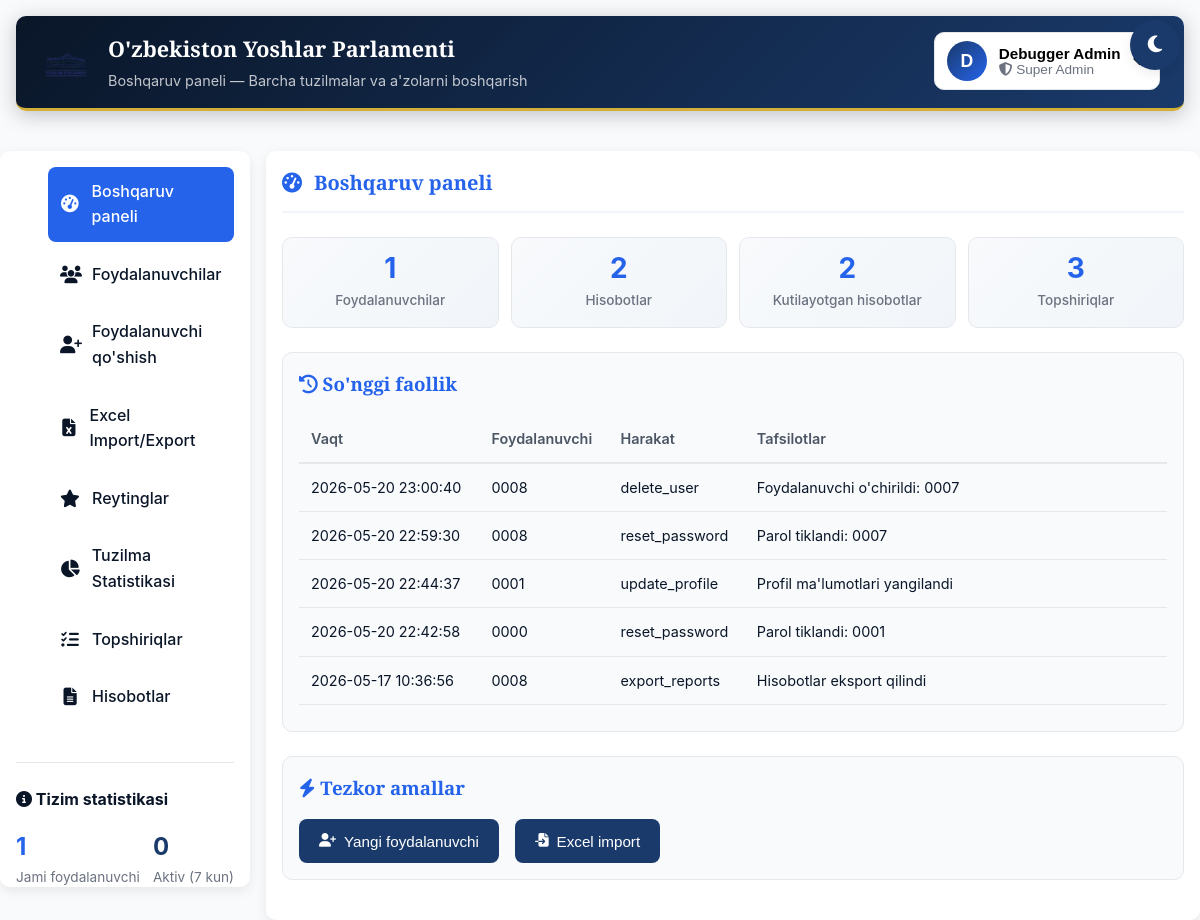
The page /admin (signed in) on the database its author committed.
### tables this page shows
CREATE TABLE system_logs (
                    id INTEGER PRIMARY KEY AUTOINCREMENT,
                    user_id TEXT,
                    action TEXT,
                    details TEXT,
                    timestamp TIMESTAMP DEFAULT CURRENT_TIMESTAMP
                );

### app.py (the view)
@app.route('/admin')
def admin_panel():
    if 'user_id' not in session:
        return redirect('/login')
    user_id = session['user_id']
    role = session.get('role')
    if role not in ['admin', 'debugger']:
        return redirect('/dashboard')
    conn = sqlite3.connect(app.config['DATABASE'])
    cursor = conn.cursor()
    cursor.execute("SELECT COUNT(*) FROM users WHERE role NOT IN ('admin', 'debugger')")
    user_count = cursor.fetchone()[0] or 0
    cursor.execute("SELECT COUNT(*) FROM users WHERE julianday('now') - julianday(last_login) < 7")
    active_users = cursor.fetchone()[0] or 0
    cursor.execute("SELECT COUNT(*) FROM reports")
    report_count = cursor.fetchone()[0] or 0
    cursor.execute("SELECT COUNT(*) FROM reports WHERE status = 'pending'")
    pending_reports = cursor.fetchone()[0] or 0
    try:
        cursor.execute("SELECT COUNT(*) FROM user_tasks")
        task_count = cursor.fetchone()[0] or 0
    except:
        task_count = 0
    try:
        cursor.execute('''
            SELECT datetime(timestamp, 'localtime'), user_id, action, details
            FROM system_logs
            ORDER BY timestamp DESC
            LIMIT 10
        ''')
        recent_logs = cursor.fetchall()
    except:
        recent_logs = []
    cursor.execute('''
        SELECT * FROM users
        WHERE role NOT IN ('admin', 'debugger')
        ORDER BY id DESC
    ''')
    all_users = cursor.fetchall()
    try:
        cursor.execute('''
            SELECT r.*, u.full_name, u.district
            FROM reports r
            JOIN users u ON r.user_id = u.user_id
            ORDER BY r.submitted_date DESC
            LIMIT 20
        ''')
        reports = cursor.fetchall()
    except:
        reports = []
    conn.close()
    regions = get_regions()
    def generate_password(length=8):
        chars = string.ascii_letters + string.digits
        return ''.join(random.choice(chars) for _ in range(length))
    return render_template('admin.html',
                         user_count=user_count,
                         active_users=active_users,
                         report_count=report_count,
                         pending_reports=pending_reports,
                         task_count=task_count,
                         recent_logs=recent_logs,
                         all_users=all_users,
                         reports=reports,  # ENDI reports ANIQLANGAN
                         regions=regions,
                         generate_password=generate_password)

### app.py (called while the page is built)
def get_regions():
    return {
        '01': 'Toshkent shahri',
        '02': 'Toshkent viloyati',
        '03': 'Andijon viloyati',
        '04': 'Fargʻona viloyati',
        '05': 'Namangan viloyati',
        '06': 'Samarqand viloyati',
        '07': 'Buxoro viloyati',
        '08': 'Xorazm viloyati',
        '09': 'Surxondaryo viloyati',
        '10': 'Qashqadaryo viloyati',
        '11': 'Jizzax viloyati',
        '12': 'Sirdaryo viloyati',
        '13': 'Navoiy viloyati',
        '14': 'Qoraqalpogʻiston Respublikasi'
    }

### templates/admin.html (shortened to what this page needs)
<!DOCTYPE html>
<html lang="uz">
<head>
    <link rel="stylesheet" href="{{ url_for('static', filename='css/style.css') }}">
    <link rel="stylesheet" href="{{ url_for('static', filename='css/parliament.css') }}">
    <link rel="stylesheet" href="{{ url_for('static', filename='css/responsive.css') }}">
    <link rel="stylesheet" href="https://cdnjs.cloudflare.com/ajax/libs/font-awesome/6.4.0/css/all.min.css">
</head>
<body>
        <button id="themeToggle" class="theme-btn">
            <i class="fas fa-moon"></i>
        </button>
<div class="admin-container">
    <div class="page-header">
        <div style="display:flex;align-items:center;gap:1rem;">
            <img src="{{ url_for('static', filename='images/logo.png') }}" alt="Logo" style="height:52px;width:52px;object-fit:contain;border-radius:8px;flex-shrink:0;">
            <div>
                <h1 style="margin:0;font-family:'Playfair Display',serif;font-size:1.35rem;">O'zbekiston Yoshlar Parlamenti</h1>
                <p style="margin:2px 0 0;">Boshqaruv paneli — Barcha tuzilmalar va a'zolarni boshqarish</p>
            </div>
        </div>
        <div class="header-actions" style="display: flex; align-items: center; gap: 1rem;">
            <div class="admin-profile-dropdown">
                <button class="admin-profile-btn" onclick="toggleProfileDropdown(event)">
                    <div style="display: flex; align-items: center; gap: 0.75rem;">
                        <div style="width: 40px; height: 40px; background: linear-gradient(135deg, #1A3A6B, #2563EB); color: white; border-radius: 50%; display: flex; align-items: center; justify-content: center; font-weight: bold; font-size: 1.1rem;">
                            {{ session.get('full_name', 'A')[0] }}
                        </div>
                        <div style="text-align: left;">
                            <div style="font-weight: 600; font-size: 0.95rem;">{{ session.get('full_name', 'Admin') }}</div>
                            <div style="font-size: 0.85rem; color: #6b7280;">
                                <i class="fas fa-shield-alt"></i>
                                {% if session.get('role') == 'debugger' %}
                                    Super Admin
                                {% else %}
                                    Admin
                                {% endif %}
                            </div>
                        </div>
                    </div>
                </button>
            </div>
        </div>
    </div>
</div>
        <div class="admin-grid">
            <aside class="admin-sidebar" id="adminSidebar">
                <nav>
                    <ul class="sidebar-nav">
                        <li><a href="#" class="active" onclick="switchTab('dashboard')">
                            <i class="fas fa-tachometer-alt"></i> Boshqaruv paneli
                        </a></li>
                        <li><a href="#" onclick="switchTab('users')">
                            <i class="fas fa-users"></i> Foydalanuvchilar
                        </a></li>
                        <li><a href="#" onclick="switchTab('add-user')">
                            <i class="fas fa-user-plus"></i> Foydalanuvchi qo'shish
                        </a></li>
                        <li><a href="#" onclick="switchTab('import-export')">
                            <i class="fas fa-file-excel"></i> Excel Import/Export
                        </a></li>
                        <li><a href="#" onclick="switchTab('ratings')">
                            <i class="fas fa-star"></i> Reytinglar
                        </a></li>
                        <li><a href="#" onclick="switchTab('committee-stats')">
                            <i class="fas fa-chart-pie"></i> Tuzilma Statistikasi
                        </a></li>
                        <li><a href="#" onclick="switchTab('tasks')">
                            <i class="fas fa-tasks"></i> Topshiriqlar
                        </a></li>
                        <li><a href="#" onclick="switchTab('reports')">
                            <i class="fas fa-file-alt"></i> Hisobotlar
                        </a></li>
                    </ul>
                </nav>
                <div style="margin-top: 2rem; padding-top: 1.5rem; border-top: 1px solid #e5e7eb;">
                    <h4 style="color: var(--text-color); margin-bottom: 1rem;">
                        <i class="fas fa-info-circle"></i>
                        {% if session.get('role') == 'debugger' %}
                            Tizim statistikasi
                        {% else %}
                        Tizim statistikasi
                        {% endif %}
                    </h4>
                    <div style="display: flex; justify-content: space-between; align-items: center;">
                        <div>
                            <div style="font-size: 1.5rem; font-weight: bold; color: var(--primary-color);" id="sidebar-user-count">
                                {{ user_count }}
                            </div>
                            <div style="font-size: 0.85rem; color: var(--text-light);">
                                {% if session.get('role') == 'debugger' %}
                                    Jami foydalanuvchi
                                {% else %}
                            Jami foydalanuvchi
                                {% endif %}
                            </div>
                        </div>
                        <div>
                            <div style="font-size: 1.5rem; font-weight: bold; color: var(--secondary-color);" id="sidebar-active-count">
                                {{ active_users }}
                            </div>
                            <div style="font-size: 0.85rem; color: var(--text-light);">Aktiv (7 kun)</div>
                        </div>
                    </div>
                </div>
            </aside>
            <main class="admin-main">
                <div id="dashboard-tab" class="tab-content active">
                    <h2 class="section-title">
                        <i class="fas fa-tachometer-alt"></i> Boshqaruv paneli
                    </h2>
                    <div class="stats-cards">
                        <div class="stat-card">
                            <div class="stat-value">{{ user_count }}</div>
                            <div class="stat-label">Foydalanuvchilar</div>
                        </div>
                        <div class="stat-card">
                            <div class="stat-value">{{ report_count }}</div>
                            <div class="stat-label">Hisobotlar</div>
                        </div>
                        <div class="stat-card">
                            <div class="stat-value">{{ pending_reports }}</div>
                            <div class="stat-label">Kutilayotgan hisobotlar</div>
                        </div>
                        <div class="stat-card">
                            <div class="stat-value">{{ task_count }}</div>
                            <div class="stat-label">Topshiriqlar</div>
                        </div>
                    </div>
                    <div class="form-section">
                        <h3 style="color: var(--primary-color); margin-bottom: 1rem;">
                            <i class="fas fa-history"></i> So'nggi faollik
                        </h3>
                        <div style="max-height: 300px; overflow-y: auto;">
                            <table class="users-table">
                                <thead>
                                    <tr>
                                        <th>Vaqt</th>
                                        <th>Foydalanuvchi</th>
                                        <th>Harakat</th>
                                        <th>Tafsilotlar</th>
                                    </tr>
                                </thead>
                                <tbody>
                                    {% for log in recent_logs %}
                                    <tr>
                                        <td>{{ log[0] }}</td>
                                        <td>{{ log[1] }}</td>
                                        <td>{{ log[2] }}</td>
                                        <td>{{ log[3] }}</td>
                                    </tr>
                                    {% endfor %}
                                </tbody>
                            </table>
                        </div>
                    </div>
                    <div class="form-section">
                        <h3 style="color: var(--primary-color); margin-bottom: 1rem;">
                            <i class="fas fa-bolt"></i> Tezkor amallar
                        </h3>
                        <div style="display: flex; gap: 1rem; flex-wrap: wrap;">
                            <button class="admin-btn secondary" onclick="switchTab('add-user')">
                                <i class="fas fa-user-plus"></i> Yangi foydalanuvchi
                            </button>
                            <button class="admin-btn secondary" onclick="switchTab('import-export')">
                                <i class="fas fa-file-import"></i> Excel import
                            </button>
                        </div>
                    </div>
                </div>
            </main>
        </div>
</body>
</html>

### static/css/style.css (style rules this page uses)
:root { --primary: #2563EB; --primary-dark: #1A3A6B; --gold: #D4AF37; --gold-light: #F0D060; --navy: #0A1628; --secondary: #5B6A82; --bg-body: #F8F5EE; --bg-card: #FFFFFF; --text-main: #0A1628; --text-muted: #5B6A82; --shadow: 0 8px 32px rgba(10,22,40,0.1); --border-radius: 18px; --transition: all 0.3s ease; --primary-color: #1A3A6B; --secondary-color: #2563EB; --accent-color: #5B6A82; --light-color: #F8F5EE; --dark-color: #0A1628; --text-color: #0A1628; --text-light: #5B6A82; --border-radius: 12px; --box-shadow: 0 4px 16px rgba(10,22,40,0.1); }
* { margin: 0; padding: 0; box-sizing: border-box; }
html { scroll-behavior: smooth; }
body { font-family: 'DM Sans', 'Segoe UI', system-ui, -apple-system, sans-serif; background-color: var(--bg-body); color: var(--text-main); line-height: 1.6; transition: var(--transition); overflow-x: hidden; }
nav { display: flex; justify-content: space-between; align-items: center; max-width: 1200px; margin: 0 auto; padding: 0 2rem; }
.theme-btn { position: fixed; top: 20px; right: 20px; z-index: 1000; background: var(--secondary-color); color: white; border: none; border-radius: 50%; width: 50px; height: 50px; font-size: 1.2rem; cursor: pointer; box-shadow: var(--box-shadow); }

### static/css/parliament.css (style rules this page uses)
:root { --parl-navy: #0A1628; --parl-royal: #1A3A6B; --parl-sapphire: #2563EB; --parl-sky: #60A5FA; --parl-gold: #D4AF37; --parl-gold-light: #F0D060; --parl-cream: #F8F5EE; --parl-white: #FFFFFF; --primary: var(--parl-sapphire); --primary-dark: var(--parl-royal); --bg-body: var(--parl-cream); --bg-card: var(--parl-white); --text-main: var(--parl-navy); --text-muted: #5B6A82; --shadow: 0 8px 32px rgba(10,22,40,0.12); --border-radius: 16px; --transition: all 0.3s cubic-bezier(.4,0,.2,1); --primary-color: var(--parl-royal); --secondary-color: var(--parl-sapphire); --light-color: var(--parl-cream); --text-color: var(--parl-navy); --text-light: #5B6A82; --box-shadow: 0 4px 20px rgba(10,22,40,0.1); }
body { font-family: 'DM Sans', -apple-system, BlinkMacSystemFont, sans-serif; }
h1, h2, h3, .section-header h2, .hero h2 { font-family: 'Playfair Display', Georgia, serif; }

### static/css/responsive.css (style rules this page uses)
.users-table { width: 100%; min-width: 800px; border-collapse: collapse; }
.admin-sidebar { position: sticky; top: 2rem; left: 0; height: calc(100vh - 4rem); overflow-y: auto; transition: left 0.3s ease; }

### rows shown on the page
system_logs: timestamp "2026-05-20 23:00:40", user "0008", action "delete_user", details "Foydalanuvchi o'chirildi: 0007"
system_logs: timestamp "2026-05-20 22:59:30", user "0008", action "reset_password", details "Parol tiklandi: 0007"
system_logs: timestamp "2026-05-20 22:44:37", user "0001", action "update_profile", details "Profil ma'lumotlari yangilandi"
system_logs: timestamp "2026-05-20 22:42:58", user "0000", action "reset_password", details "Parol tiklandi: 0001"
system_logs: timestamp "2026-05-17 10:36:56", user "0008", action "export_reports", details "Hisobotlar eksport qilindi"

### other values the page prints
{{ session.get('full_name', 'A')[0] }} "D"
{{ session.get('full_name', 'Admin') }} "Debugger Admin"
{{ user_count }} "1"
{{ active_users }} "0"
{{ report_count }} "2"
{{ pending_reports }} "2"
{{ task_count }} "3"
